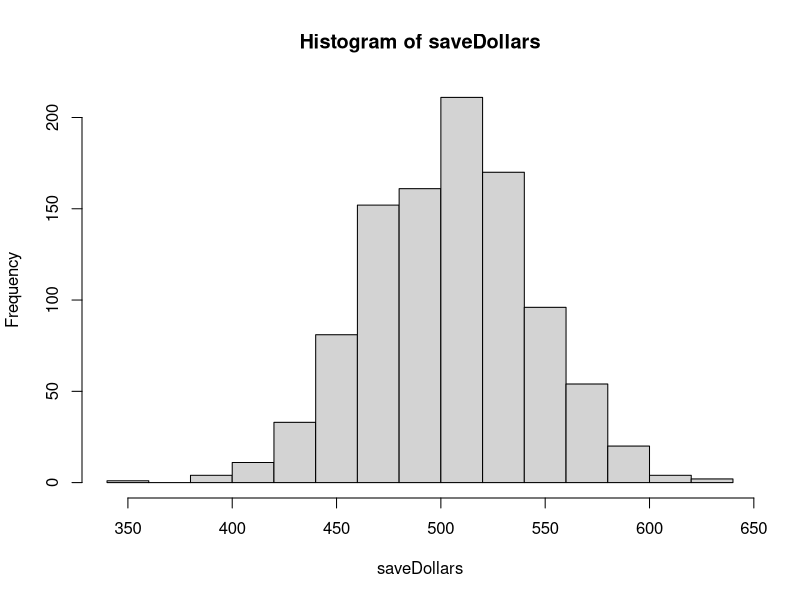
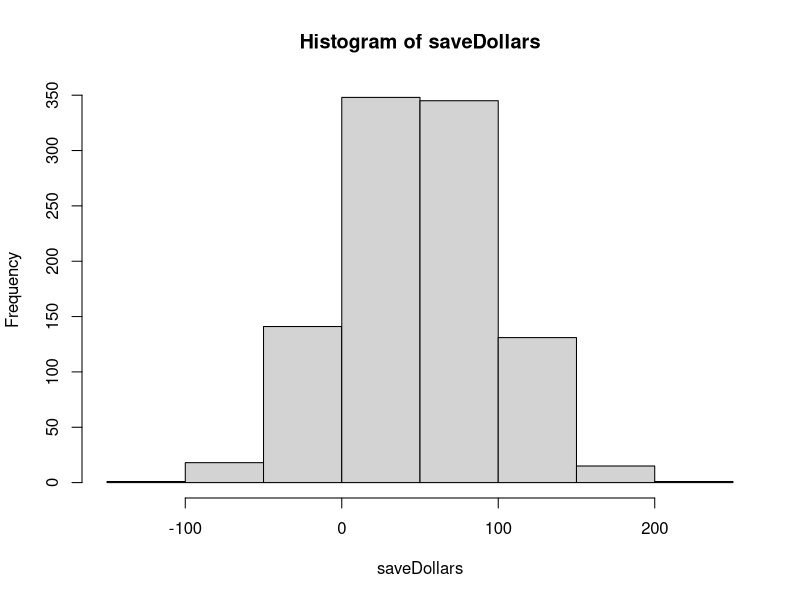
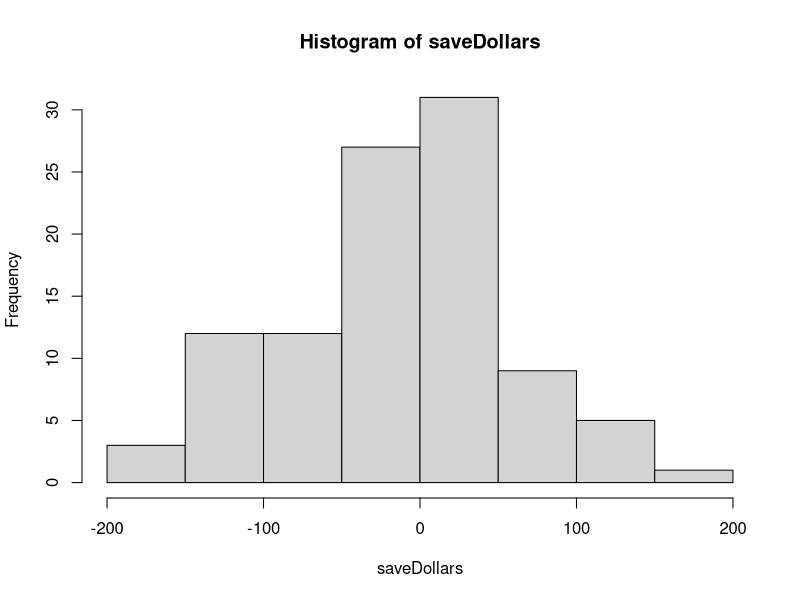

Write R code to recreate these figures, in order.
## ---- chunk 1
Bdays = 1:365
Bsamples = vector("numeric")
TotalDollars= 0
saveDollars=vector('numeric')
## ---- chunk 2
for(loop in 1:1000){
  TotalDollars= 0
  classSize= 35
  for(i in 1:1137) {
    Bsamples = sample(Bdays,35, replace= TRUE)
   if (length(unique(Bsamples)) == classSize) {
     TotalDollars = TotalDollars -2
   } else{
      TotalDollars = TotalDollars +1
  }  
 }
saveDollars[loop] = TotalDollars
}
hist(saveDollars)
print(mean(saveDollars))
## ---- chunk 3
stdevDollars = sd(saveDollars)
meanDollars = mean(saveDollars)
CI = c(meanDollars-2*stdevDollars, meanDollars+2*stdevDollars)
print(CI)
## ---- chunk 4
TotalDollars= 0
saveDollars=vector('numeric')
for(loop in 1:1000){
  TotalDollars= 0
  classSize= 29
  for(i in 1:1137) {
    Bsamples = sample(Bdays,classSize, replace= TRUE)
   if (length(unique(Bsamples)) == classSize) {
     TotalDollars = TotalDollars -2
   } else{
      TotalDollars = TotalDollars +1
  }  
 }
saveDollars[loop] = TotalDollars
}
hist(saveDollars)
print(mean(saveDollars))
## ---- chunk 5
TotalDollars= 0
saveDollars=vector('numeric')
classSize= 35
lossAmt = 4.5
for(loop in 1:100){
  TotalDollars= 0
 
  for(i in 1:1137) {
    Bsamples = sample(Bdays,classSize, replace= TRUE)
   if (length(unique(Bsamples)) == classSize) {
     TotalDollars = TotalDollars - lossAmt
   } else{
      TotalDollars = TotalDollars +1
  }  
 }
saveDollars[loop] = TotalDollars
}
hist(saveDollars)
print(mean(saveDollars))
